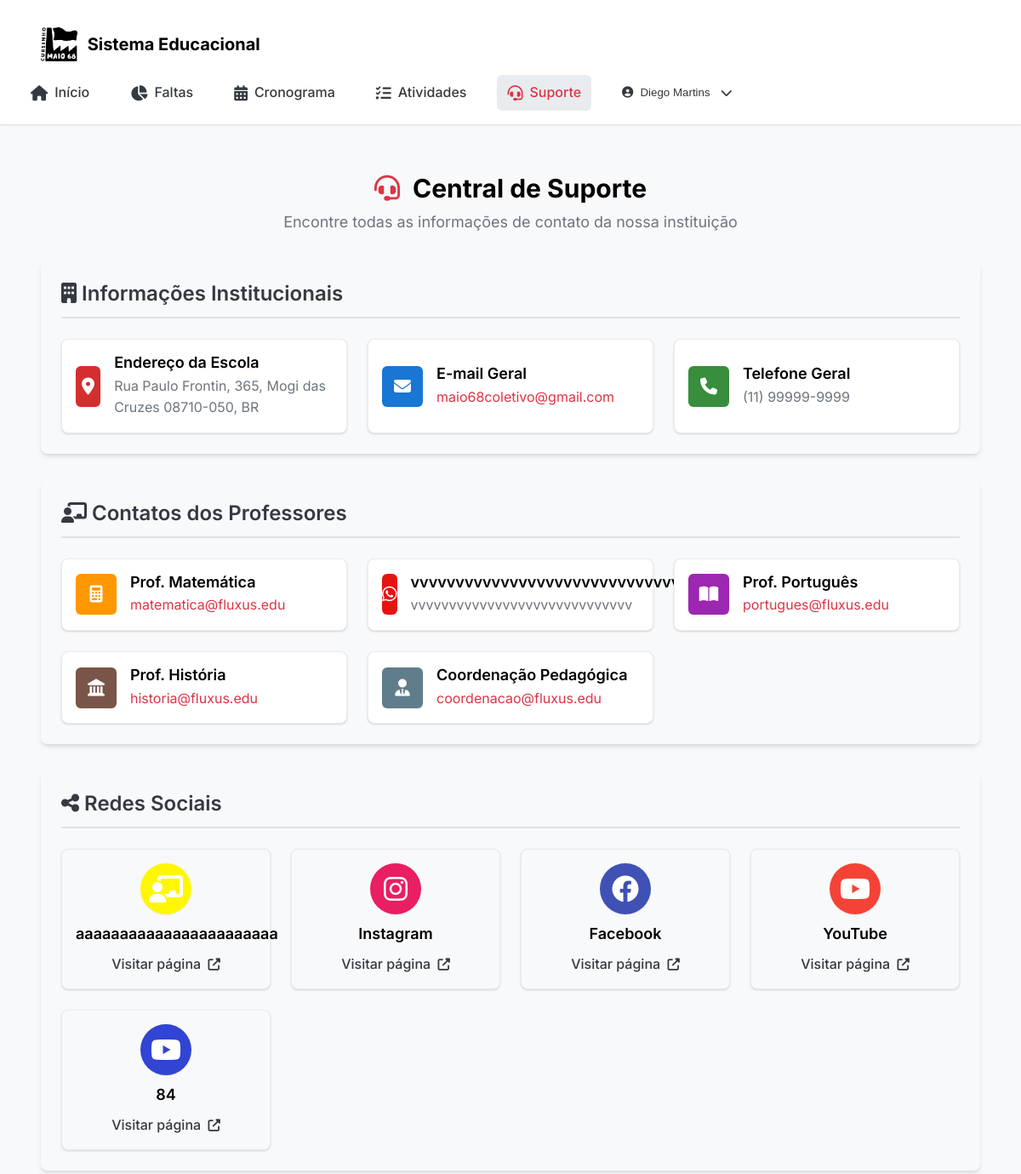
Screenshot of /pages/suporte.php (signed in) with the database file from the repository.
### tables this page shows
CREATE TABLE IF NOT EXISTS `contato_suporte` (
  `id` int(11) NOT NULL AUTO_INCREMENT,
  `tipo` varchar(50) NOT NULL COMMENT 'Tipo do contato: endereco, email, telefone, social',
  `secao_exibicao` varchar(50) NOT NULL DEFAULT 'institucionais' COMMENT 'Seção onde o contato será exibido: institucionais, professores, sociais',
  `titulo` varchar(100) NOT NULL COMMENT 'Título exibido para o usuário',
  `valor` varchar(255) NOT NULL COMMENT 'Valor do contato (endereço, email, telefone, URL)',
  `icone` varchar(50) DEFAULT 'fas fa-info-circle' COMMENT 'Classe do ícone Font Awesome',
  `cor` varchar(20) DEFAULT '#d32f2f' COMMENT 'Cor do ícone em hexadecimal',
  `ordem` int(11) DEFAULT 0 COMMENT 'Ordem de exibição (menor número aparece primeiro)',
  `ativo` tinyint(1) DEFAULT 1 COMMENT '1 = ativo, 0 = inativo',
  `criado_em` timestamp NOT NULL DEFAULT current_timestamp(),
  `atualizado_em` timestamp NOT NULL DEFAULT current_timestamp() ON UPDATE current_timestamp(),
  PRIMARY KEY (`id`),
  UNIQUE KEY `tipo_unico` (`tipo`)
);

### pages/suporte.php (the view, shortened to what this page needs)
<?php
require_once '../includes/connection.php';
try {
    $stmt = $pdo->prepare("
        SELECT id, tipo, secao_exibicao, titulo, valor, icone, cor, ordem
        FROM contato_suporte
        WHERE ativo = 1
        ORDER BY ordem ASC, titulo ASC
    ");
    $stmt->execute();
    $contatos = $stmt->fetchAll(PDO::FETCH_ASSOC);
    $contatos_organizados = [
        'institucionais' => [],
        'professores' => [],
        'sociais' => []
    ];
    foreach ($contatos as $contato) {
        $secao = $contato['secao_exibicao'] ?? 'institucionais';
        if (isset($contatos_organizados[$secao])) {
            $contatos_organizados[$secao][] = $contato;
        } else {
            $contatos_organizados['institucionais'][] = $contato;
        }
    }
} catch (PDOException $e) {
    $contatos_organizados = [
        'institucionais' => [],
        'professores' => [],
        'sociais' => []
    ];
    $error_message = "Erro ao carregar contatos: " . $e->getMessage();
}
?>
<?php include '../includes/header.php'; ?>
<div class="main-content">
    <div class="suporte-container">
        <div class="page-header">
            <h1 class="page-title">
                <i class="fas fa-headset section-icon"></i>
                Central de Suporte
            </h1>
            <p class="page-subtitle">Encontre todas as informações de contato da nossa instituição</p>
        </div>
        <?php if (!empty($contatos_organizados['institucionais'])): ?>
        <div class="contacts-section">
            <h2 class="section-title">
                <i class="fas fa-building"></i>
                Informações Institucionais
            </h2>
            <div class="contacts-grid">
                <?php foreach ($contatos_organizados['institucionais'] as $contato): ?>
                <div class="contact-card" data-id="<?php echo $contato['id']; ?>">
                    <div class="contact-icon" style="background-color: <?php echo $contato['cor']; ?>">
                        <i class="<?php echo $contato['icone']; ?>"></i>
                    </div>
                    <div class="contact-info">
                        <h3><?php echo htmlspecialchars($contato['titulo']); ?></h3>
                        <p class="contact-value">
                            <?php if (filter_var($contato['valor'], FILTER_VALIDATE_EMAIL)): ?>
                                <a href="mailto:<?php echo $contato['valor']; ?>"><?php echo htmlspecialchars($contato['valor']); ?></a>
                            <?php elseif (strpos($contato['valor'], 'http') === 0): ?>
                                <a href="<?php echo $contato['valor']; ?>" target="_blank"><?php echo htmlspecialchars($contato['valor']); ?></a>
                            <?php else: ?>
                                <?php echo htmlspecialchars($contato['valor']); ?>
                            <?php endif; ?>
                        </p>
                    </div>
                </div>
                <?php endforeach; ?>
            </div>
        </div>
        <?php endif; ?>
        <?php if (!empty($contatos_organizados['professores'])): ?>
        <div class="contacts-section">
            <h2 class="section-title">
                <i class="fas fa-chalkboard-teacher"></i>
                Contatos dos Professores
            </h2>
            <div class="contacts-grid">
                <?php foreach ($contatos_organizados['professores'] as $contato): ?>
                <div class="contact-card" data-id="<?php echo $contato['id']; ?>">
                    <div class="contact-icon" style="background-color: <?php echo $contato['cor']; ?>">
                        <i class="<?php echo $contato['icone']; ?>"></i>
                    </div>
                    <div class="contact-info">
                        <h3><?php echo htmlspecialchars($contato['titulo']); ?></h3>
                        <p class="contact-value">
                            <?php if (filter_var($contato['valor'], FILTER_VALIDATE_EMAIL)): ?>
                                <a href="mailto:<?php echo $contato['valor']; ?>"><?php echo htmlspecialchars($contato['valor']); ?></a>
                            <?php else: ?>
                                <?php echo htmlspecialchars($contato['valor']); ?>
                            <?php endif; ?>
                        </p>
                    </div>
                </div>
                <?php endforeach; ?>
            </div>
        </div>
        <?php endif; ?>
        <?php if (!empty($contatos_organizados['sociais'])): ?>
        <div class="contacts-section">
            <h2 class="section-title">
                <i class="fas fa-share-alt"></i>
                Redes Sociais
            </h2>
            <div class="contacts-grid social-grid">
                <?php foreach ($contatos_organizados['sociais'] as $contato): ?>
                <div class="contact-card social-card" data-id="<?php echo $contato['id']; ?>">
                    <div class="contact-icon" style="background-color: <?php echo $contato['cor']; ?>">
                        <i class="<?php echo $contato['icone']; ?>"></i>
                    </div>
                    <div class="contact-info">
                        <h3><?php echo htmlspecialchars($contato['titulo']); ?></h3>
                        <a href="<?php echo $contato['valor']; ?>" target="_blank" class="social-link">
                            Visitar página
                            <i class="fas fa-external-link-alt"></i>
                        </a>
                    </div>
                </div>
                <?php endforeach; ?>
            </div>
        </div>
        <?php endif; ?>
    </div>
</div>

### css/modern.css (style rules this page uses)
:root { --primary-red: #DC3545; --primary-red-hover: #C82333; --primary-red-light: rgba(220, 53, 69, 0.1); --white: #FFFFFF; --gray-50: #F8F9FA; --gray-100: #E9ECEF; --gray-200: #DEE2E6; --gray-300: #CED4DA; --gray-400: #ADB5BD; --gray-500: #6C757D; --gray-600: #495057; --gray-700: #343A40; --gray-800: #212529; --gray-900: #000000; --success: #28A745; --warning: #FFC107; --danger: #DC3545; --info: #17A2B8; --font-family: 'Inter', -apple-system, BlinkMacSystemFont, 'Segoe UI', sans-serif; --font-size-xs: 0.75rem; --font-size-sm: 0.875rem; --font-size-base: 1rem; --font-size-lg: 1.125rem; --font-size-xl: 1.25rem; --font-size-2xl: 1.5rem; --font-size-3xl: 1.875rem; --font-size-4xl: 2.25rem; --spacing-1: 0.25rem; --spacing-2: 0.5rem; --spacing-3: 0.75rem; --spacing-4: 1rem; --spacing-5: 1.25rem; --spacing-6: 1.5rem; --spacing-8: 2rem; --spacing-10: 2.5rem; --spacing-12: 3rem; --spacing-16: 4rem; --spacing-20: 5rem; --border-radius-sm: 0.25rem; --border-radius: 0.375rem; --border-radius-lg: 0.5rem; --border-radius-xl: 0.75rem; --shadow-sm: 0 1px 2px 0 rgba(0, 0, 0, 0.05); --shadow: 0 1px 3px 0 rgba(0, 0, 0, 0.1), 0 1px 2px 0 rgba(0, 0, 0, 0.06); --shadow-md: 0 4px 6px -1px rgba(0, 0, 0, 0.1), 0 2px 4px -1px rgba(0, 0, 0, 0.06); --shadow-lg: 0 10px 15px -3px rgba(0, 0, 0, 0.1), 0 4px 6px -2px rgba(0, 0, 0, 0.05); --shadow-xl: 0 20px 25px -5px rgba(0, 0, 0, 0.1), 0 10px 10px -5px rgba(0, 0, 0, 0.04); --transition-fast: 150ms ease-in-out; --transition-normal: 300ms ease-in-out; --transition-slow: 500ms ease-in-out; }
* { box-sizing: border-box; margin: 0; padding: 0; }
html { font-size: 16px; line-height: 1.5; -webkit-font-smoothing: antialiased; -moz-osx-font-smoothing: grayscale; }
body { font-family: var(--font-family); font-size: var(--font-size-base); font-weight: 400; line-height: 1.6; color: var(--gray-800); background-color: var(--gray-50); min-height: 100vh; }
h1, h2, h3, h4, h5, h6 { font-weight: 600; line-height: 1.2; color: var(--gray-900); margin-bottom: var(--spacing-4); }
h1 { font-size: var(--font-size-4xl); }
h2 { font-size: var(--font-size-3xl); }
h3 { font-size: var(--font-size-2xl); }
p { margin-bottom: var(--spacing-4); color: var(--gray-600); }
a { color: var(--primary-red); text-decoration: none; transition: color var(--transition-fast); }

### css/header.css (style rules this page uses)
:root { --primary-red: #e74c3c; --secondary-blue: #3498db; --gray-100: #f8f9fa; --gray-200: #e9ecef; --gray-300: #dee2e6; --gray-400: #ced4da; --gray-500: #adb5bd; --gray-600: #6c757d; --gray-700: #495057; --gray-800: #343a40; --gray-900: #212529; --white: #ffffff; --success: #28a745; --danger: #dc3545; --warning: #ffc107; --info: #17a2b8; --spacing-1: 0.25rem; --spacing-2: 0.5rem; --spacing-3: 0.75rem; --spacing-4: 1rem; --spacing-5: 1.25rem; --spacing-6: 1.5rem; --spacing-8: 2rem; --spacing-10: 2.5rem; --spacing-12: 3rem; --font-size-xs: 0.75rem; --font-size-sm: 0.875rem; --font-size-base: 1rem; --font-size-lg: 1.125rem; --font-size-xl: 1.25rem; --font-size-2xl: 1.5rem; --font-size-3xl: 1.875rem; --font-size-4xl: 2.25rem; --border-radius: 0.25rem; --border-radius-lg: 0.5rem; --shadow-sm: 0 1px 2px 0 rgba(0, 0, 0, 0.05); --shadow-md: 0 4px 6px -1px rgba(0, 0, 0, 0.1), 0 2px 4px -1px rgba(0, 0, 0, 0.06); --shadow-lg: 0 10px 15px -3px rgba(0, 0, 0, 0.1), 0 4px 6px -2px rgba(0, 0, 0, 0.05); --transition-fast: 0.15s ease-in-out; --transition-normal: 0.3s ease-in-out; }
body { font-family: 'Inter', sans-serif; margin: 0; background-color: var(--gray-100); color: var(--gray-800); }
.main-content { max-width: 1400px; margin: 0 auto; padding: var(--spacing-6); }

### rows the page displays
contato_suporte: titulo "Endereço da Escola", valor "Rua Paulo Frontin, 365, Mogi das Cruzes 08710-050, BR"
contato_suporte: titulo "E-mail Geral", valor "maio68coletivo@gmail.com"
contato_suporte: titulo "Telefone Geral", valor "(11) 99999-9999"
contato_suporte: titulo "Prof. Matemática", valor "matematica@fluxus.edu"
contato_suporte: titulo "vvvvvvvvvvvvvvvvvvvvvvvvvvvvvvv", valor "vvvvvvvvvvvvvvvvvvvvvvvvvvvvv"
contato_suporte: titulo "Prof. Português", valor "portugues@fluxus.edu"
contato_suporte: titulo "Prof. História", valor "historia@fluxus.edu"
contato_suporte: titulo "Coordenação Pedagógica", valor "coordenacao@fluxus.edu"
contato_suporte: titulo "aaaaaaaaaaaaaaaaaaaaaaa"
contato_suporte: titulo "Instagram"
contato_suporte: titulo "Facebook"
contato_suporte: titulo "YouTube"
contato_suporte: titulo "84"

### other values shown
$username "Diego Martins"
